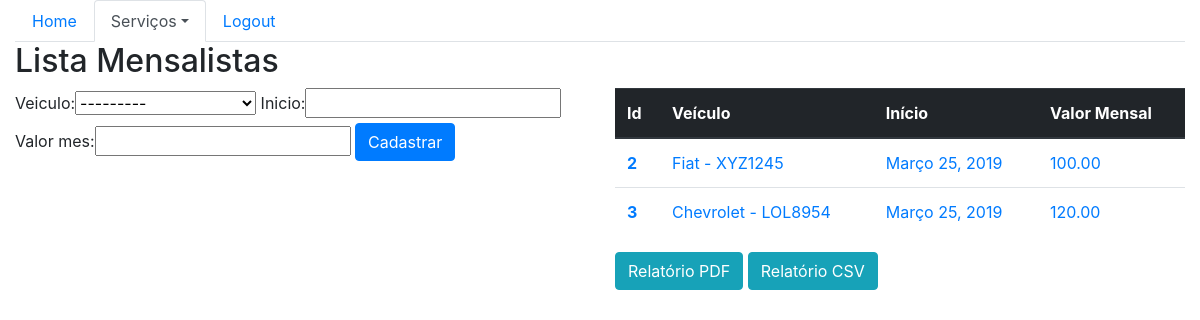
Screenshot of /sistema/mensalistas (signed in) with the database file from the repository.
### core/models.py (models this page shows, shortened)
class Mensalista(models.Model):
    veiculo = models.ForeignKey(Veiculo, on_delete=models.CASCADE)
    inicio = models.DateField()
    valor_mes = models.DecimalField(max_digits=6, decimal_places=2)

class Veiculo(models.Model):
    marca = models.ForeignKey(Marca, on_delete=models.CASCADE)
    placa = models.CharField(max_length=7)
    proprietario = models.ForeignKey(Pessoa, on_delete=models.CASCADE)
    cor = models.CharField(max_length=15)
    observacoes = models.TextField()
    def __str__(self):
        return self.marca.nome + ' - ' + self.placa

class Marca(models.Model):
    nome = models.CharField(max_length=50)

### core/views.py (the view)
# urls.py: path('mensalistas', lista_mensalistas, name='core_lista_mensalistas'),
@login_required(login_url="home")
def lista_mensalistas(request):
    mensalistas = Mensalista.objects.all()
    form = MensalistaForm()
    data = {'form': form, 'mensalistas': mensalistas}
    return render(
        request, 'core/lista_mensalistas.html', data)

### core/forms.py
class MensalistaForm(ModelForm):
    class Meta:
        model = Mensalista
        fields = '__all__'

### core/templates/core/lista_mensalistas.html (shortened to what this page needs)
{% extends 'base.html' %}
{% load bootstrap %}
{% block menu %}
    <ul class="nav nav-tabs">
    <li class="nav-item">
        <a class="nav-link" href="{% url 'home' %}">Home</a>
    </li>
    <li class="nav-item dropdown">
        <a class="nav-link active dropdown-toggle" data-toggle="dropdown" href="#" role="button" aria-haspopup="true" aria-expanded="false">Serviços</a>
    </li>
    <li class="nav-item">
        <a class="nav-link" href="">Logout</a>
    </li>
    </ul>
{% endblock %}
{% block  main %}
<div class="row">
    <div class="col-12">
        <h2>Lista Mensalistas</h2>
    </div>
</div>
<div class="row">
    <div class="col-sm-6">
        <form action="{% url 'core_mensalista_novo' %}" method="POST">
            {{ form|bootstrap  }}
            <button type="submit" class="btn btn-primary">Cadastrar</button>
        </form>
    </div>
    <div class="col-sm-6">
        <table class="table">
            <thead class="thead-dark">
                <tr>
                    <th scope="col">Id</th>
                    <th scope="col">Veículo</th>
                    <th scope="col">Início</th>
                    <th scope="col">Valor Mensal</th>
                </tr>
            </thead>
            <tbody>
                {% for mensalista in mensalistas %}
                    <tr>
                        <th scope="row"><a href="{% url 'core_mensalista_update' mensalista.id%}">{{ mensalista.id }}</a></th>
                        <td><a href="{% url 'core_mensalista_update' mensalista.id%}">{{ mensalista.veiculo }}</a></td>
                        <td><a href="{% url 'core_mensalista_update' mensalista.id%}">{{ mensalista.inicio }}</a></td>
                        <td><a href="{% url 'core_mensalista_update' mensalista.id%}">{{ mensalista.valor_mes }}</a></td>
                    </tr>
                {% endfor %}
            </tbody>
        </table>
            <a class="btn btn-info" href="{% url 'mensalista_relatorio_pdf' %}">Relatório PDF</a>
            <a class="btn btn-info" href="{% url 'mensalista_relatorio_csv' %}">Relatório CSV</a>
   </div>
</div>
{% endblock %}

### rows the page displays
Mensalista: id "2", veiculo "Fiat - XYZ1245", inicio "Março 25, 2019", valor_mes "100.00"
Mensalista: id "3", veiculo "Chevrolet - LOL8954", inicio "Março 25, 2019", valor_mes "120.00"
